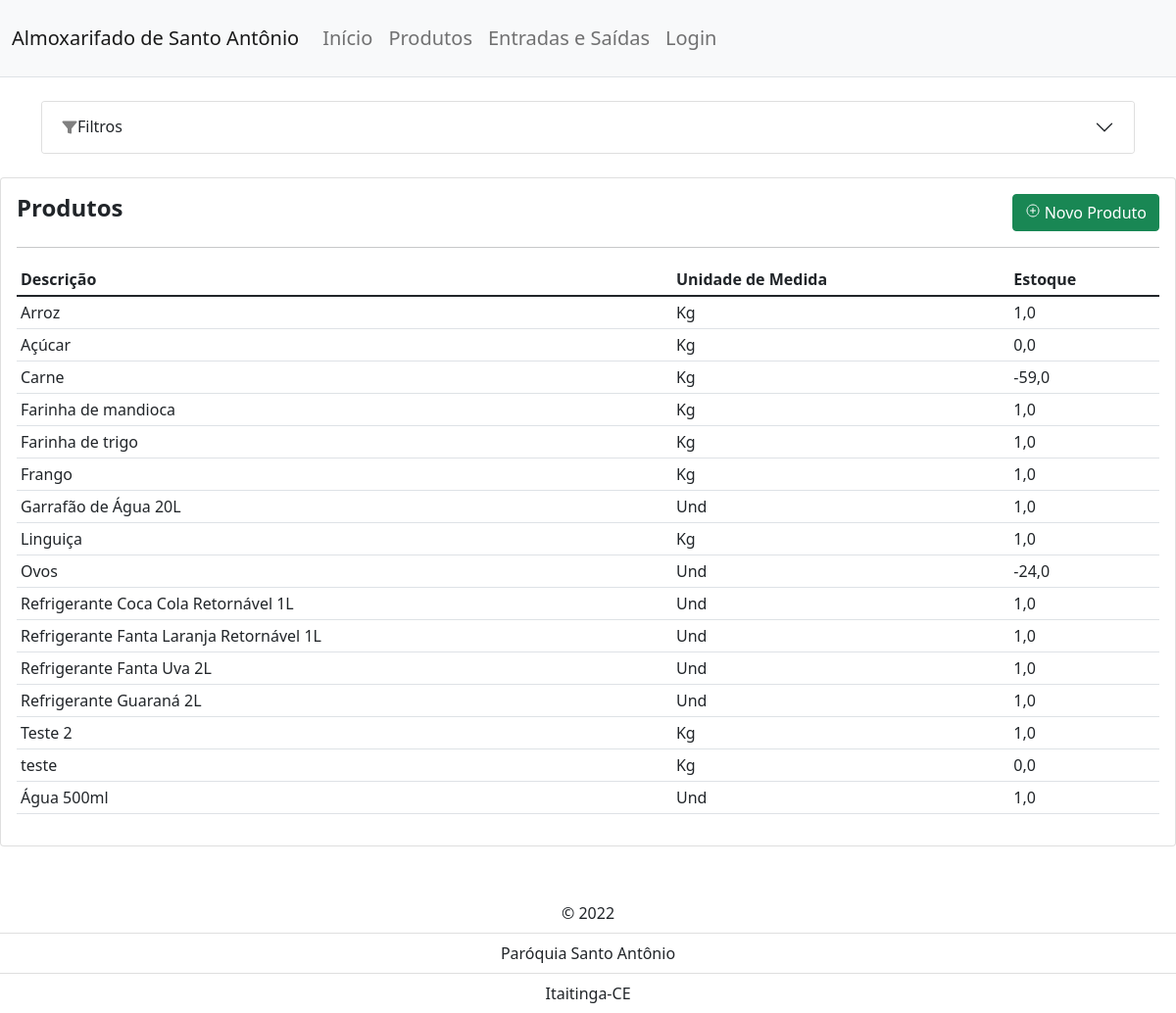
Screenshot of /produto_lista/ with the database file from the repository.
### movimentacoes/models.py (models this page shows, shortened)
class Produto(models.Model):
    descricao = models.CharField(max_length=255)
    categoria = models.CharField(max_length=50, choices=LISTA_CATEGORIAS)
    und_medida = models.CharField(max_length=255)
    quantidade = models.DecimalField(max_digits=10, decimal_places=1, default=0)
    created = models.DateTimeField(editable=False)
    modified = models.DateTimeField(editable=False)
    class Meta:
        ordering = ['descricao']

### movimentacoes/views.py (the view)
# urls.py: path('produto_lista/', views.produto_lista, name='produto_lista'),
def produto_lista(request):
    produtos = Produto.objects.all().order_by('descricao')  # depois podemos trocar o all por filter e
    myFilter = ProdutoFilter(request.GET, queryset=produtos)
    produtos=myFilter.qs
    context = {
        'produtos': produtos,
        'myFilter': myFilter,
    }
    return render(request, 'movimentacoes/produto_lista.html', context)

### templates/movimentacoes/produto_lista.html (shortened to what this page needs)
{% extends 'base.html' %}
{% load static %}
{% load crispy_forms_tags %}
{% block content %}
    <div class="container container-fluid" id="accordionExample">
        <div class="accordion-item">
            <h2 class="accordion-header" id="headingThree">
                <button class="accordion-button collapsed" type="button" data-bs-toggle="collapse" data-bs-target="#collapseThree" aria-expanded="false" aria-controls="collapseThree">
                    <ion-icon style="color: grey" name="funnel"></ion-icon>Filtros
                </button>
            </h2>
        </div>
    </div>
    <br>
    <div class="table-responsive">
        <div class="card">
            <div class="card-body">
                <div class="row row-cols-2">
                    <div class="col" style="vertical-align: middle">
                        <h4><b>Produtos</b></h4>
                    </div>
                    <div class="col" style="text-align: right;">
                        <a class="btn btn-success" href="{% url 'movimentacoes:produto' %}">
                            <ion-icon name="add-circle-outline"></ion-icon>
                            Novo Produto
                        </a>
                    </div>
                </div>
                <hr>
                <table class="table table-sm">
                    <thead>
                        <tr>
                            <th>Descrição</th>
                            <th>Unidade de Medida</th>
                            <th>Estoque</th>
                        </tr>
                    </thead>
                    <tbody>
                    {% for produto in produtos %}
                        <tr>
                            <td>{{produto.descricao}}</td>
                            <td>{{produto.und_medida}}</td>
                            <td>{{produto.quantidade}}</td>
                        </tr>
                    {% endfor%}
                    </tbody>
                </table>
            </div>
        </div>
    </div>
{% endblock %}

### templates/base.html (shortened to what this page needs)
<!DOCTYPE html>
<html lang="pt-br">
{% load static %}
<head>
    <link href="https://cdn.jsdelivr.net/npm/bootstrap@5.1.3/dist/css/bootstrap.min.css" rel="stylesheet">
    <link rel="stylesheet" href="{% static 'css/style.css' %}">
</head>
<body class="d-flex flex-column min-vh-100">
    {% include "navbar.html" %}
    {% block content %}
    {% endblock %}
</body>
{% include "footer.html" %}
</html>

### templates/navbar.html (shortened to what this page needs)
<nav class="navbar navbar-expand-sm py-3 border-bottom navbar-light bg-light">
    <div class="container-fluid">
        <a class="navbar-brand" href="{% url 'movimentacoes:home' %}">Almoxarifado de Santo Antônio</a>
        <div class="collapse navbar-collapse" id="navbarCollapse">
            <ul class="navbar-nav ml-auto">
                <li class="nav-item">
                    <a href="{% url 'movimentacoes:home' %}" class="nav-link lead mr-4 font-weight-bold">Início</a>
                </li>
                <li class="nav-item">
                    <a href="{% url 'movimentacoes:produto_lista' %}" class="nav-link lead mr-4 font-weight-bold">
                      Produtos</a>
                </li>
                <li class="nav-item">
                    <a href="{% url 'movimentacoes:movimentacao_lista' %}"
                       class="nav-link lead mr-4 font-weight-bold">Entradas e Saídas</a>
                </li>
                {% if user.is_authenticated %}
                    <li class="nav-item">
                        <a class="nav-link lead mr-4 font-weight-bold" href="{% url 'movimentacoes:logout' %}">Sair</a>
                    </li>
                {% else %}
                    <li class="nav-item">
                        <a class="nav-link lead mr-4 font-weight-bold" href="{% url 'movimentacoes:login' %}">Login</a>
                    </li>
                {% endif %}
            </ul>
        </div>
    </div>
</nav>
<br>

### templates/footer.html
<footer>
    <br>
    <br>
    <ul class="list-group list-group-flush text-center">
        <li class="list-group-item">&copy; 2022</li>
        <li class="list-group-item">Paróquia Santo Antônio</li>
        <li class="list-group-item">Itaitinga-CE</li>
    </ul>
</footer>

### static/css/style.css (style rules this page uses)
body { overflow-y: overlay !important; overflow-x: hidden; overflow-wrap: break-word; }

### rows the page displays
Produto: descricao "Arroz", und_medida "Kg", quantidade "1,0"
Produto: descricao "Açúcar", und_medida "Kg", quantidade "0,0"
Produto: descricao "Carne", und_medida "Kg", quantidade "-59,0"
Produto: descricao "Farinha de mandioca", und_medida "Kg", quantidade "1,0"
Produto: descricao "Farinha de trigo", und_medida "Kg", quantidade "1,0"
Produto: descricao "Frango", und_medida "Kg", quantidade "1,0"
Produto: descricao "Garrafão de Água 20L", und_medida "Und", quantidade "1,0"
Produto: descricao "Linguiça", und_medida "Kg", quantidade "1,0"
Produto: descricao "Ovos", und_medida "Und", quantidade "-24,0"
Produto: descricao "Refrigerante Coca Cola Retornável 1L", und_medida "Und", quantidade "1,0"
Produto: descricao "Refrigerante Fanta Laranja Retornável 1L", und_medida "Und", quantidade "1,0"
Produto: descricao "Refrigerante Fanta Uva 2L", und_medida "Und", quantidade "1,0"
Produto: descricao "Refrigerante Guaraná 2L", und_medida "Und", quantidade "1,0"
Produto: descricao "Teste 2", und_medida "Kg", quantidade "1,0"
Produto: descricao "teste", und_medida "Kg", quantidade "0,0"
Produto: descricao "Água 500ml", und_medida "Und", quantidade "1,0"
